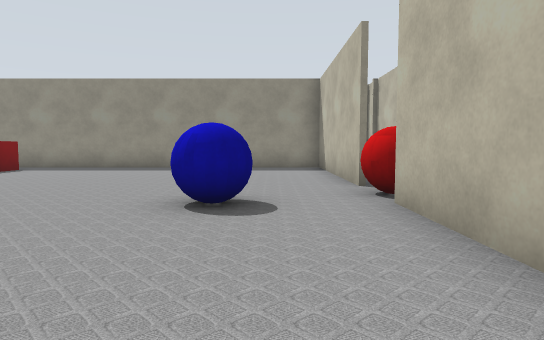
[1] (above)

18 first-person views from a walk through a world built for the Gazebo simulator. The camera is 0.72 m above the floor, tilts 4° down and sees 75° across. The lines on the ground mark 1 m squares. The floor is counted in squares, 1 m on a side. Each view is taken from the middle of a square. On the plan, view 1 faces up. The plan holds only what a view shows up to about 11 squares ahead; the rest is blank. The place goes on beyond the plan.

[2]
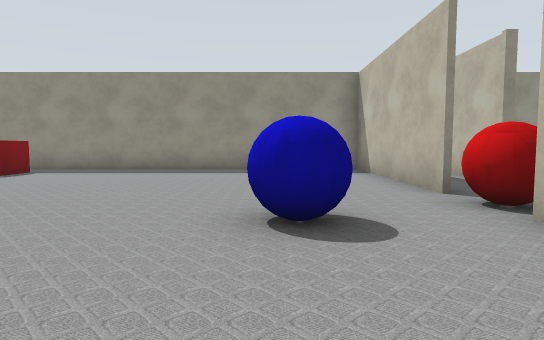

[3]
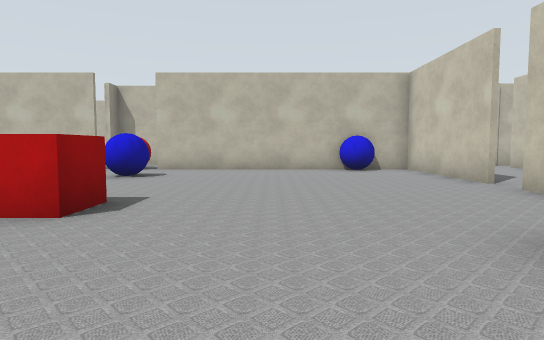

[4]
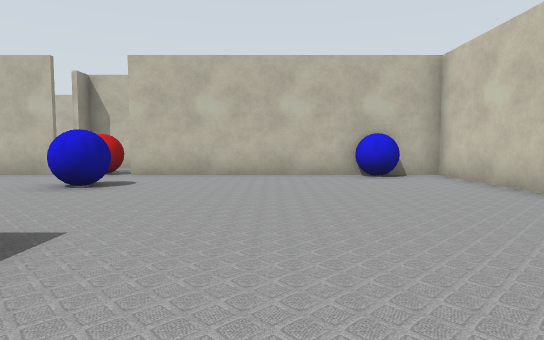

[5]
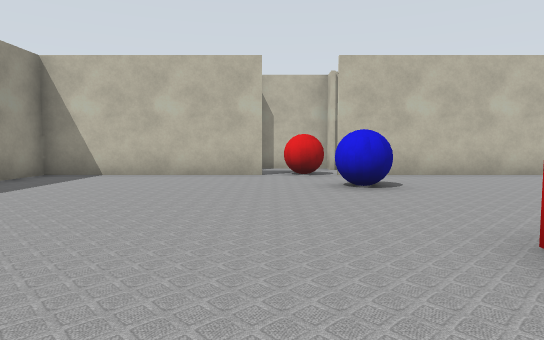

[6]
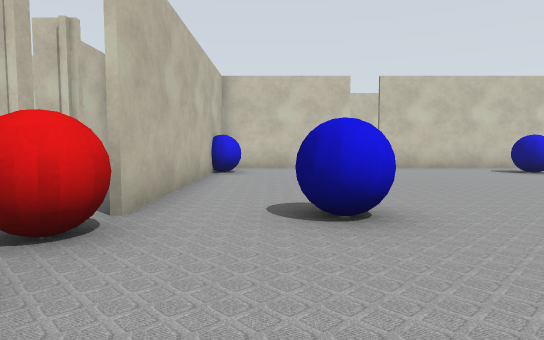

[7]
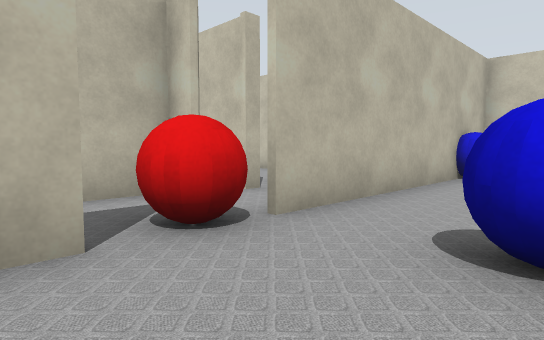

[8]
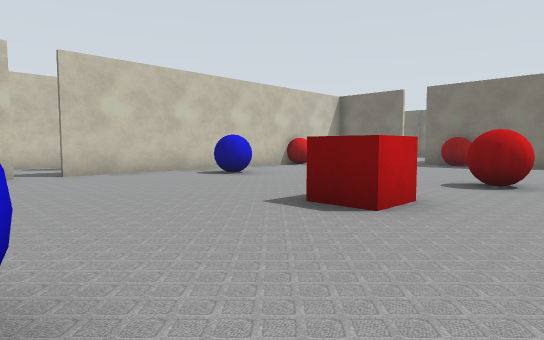

[9]
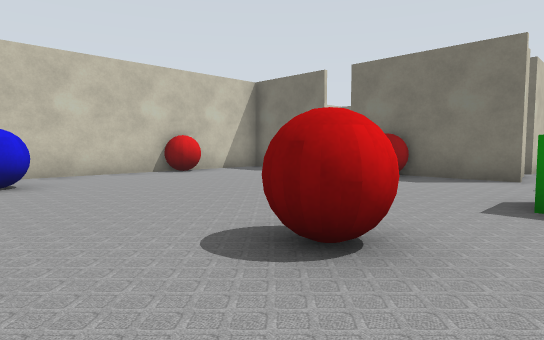

[10]
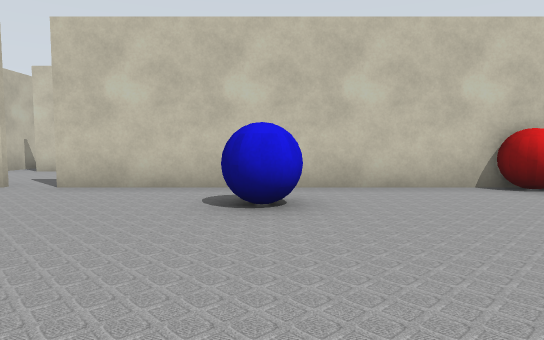

[11]
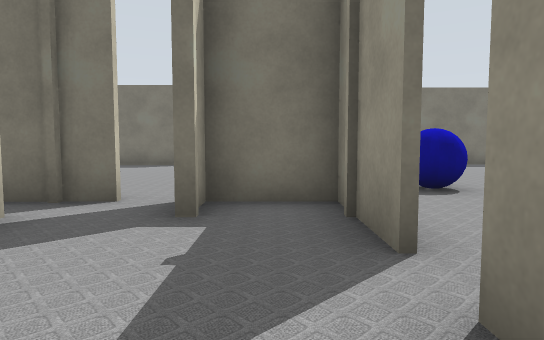

[12]
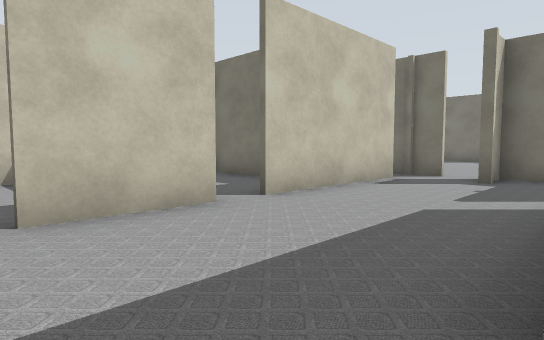

[13]
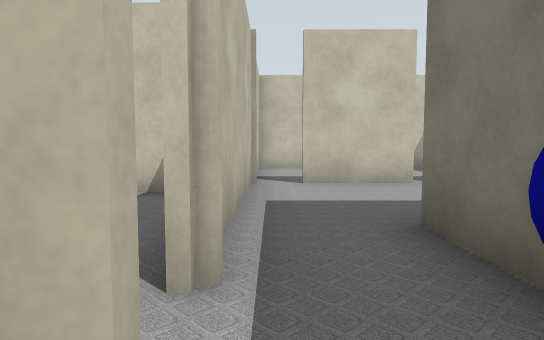

[14]
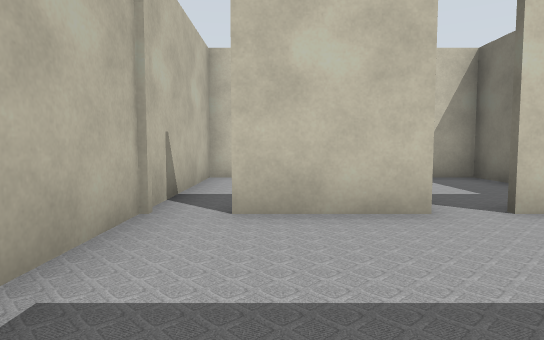

[15]
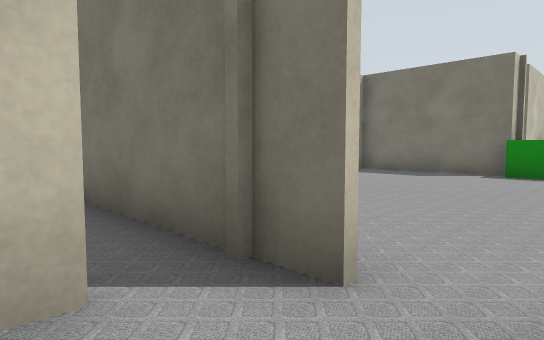

[16]
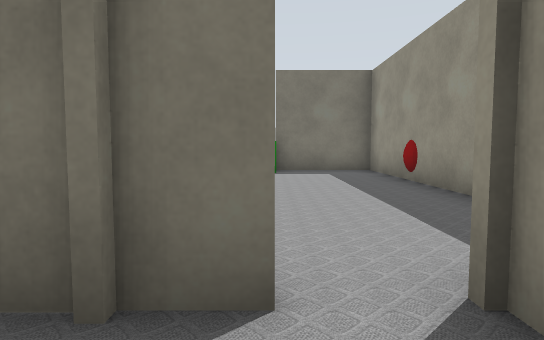

[17]
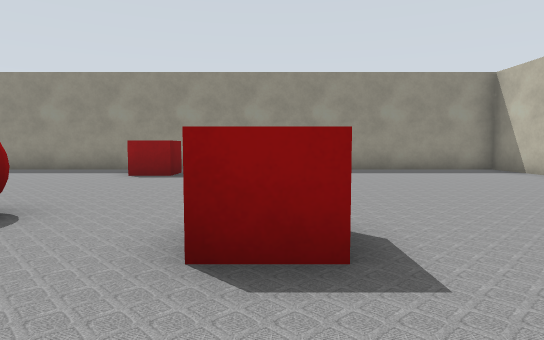

[18]
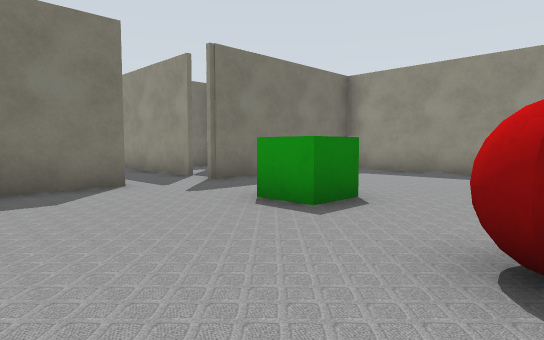

### Floor plan
Points are (right, up) in squares from view 1. A wall is a line through its corners. A room is listed if a view was taken in it or the views show most of it. See-through windows are left out.
Room 1 (views 1, 2, 3, 4, 5, 6, 7, 8, 9, 10, 13, 17, 18)
walls: (-14.2, 4.6) (-14.2, 0.8); (-10.4, -3) (-3.2, -3); (-14.2, -0.1) (-14.2, -1.5); (-15.2, 6.5) (-19, 6.5); (-12.7, -3) (-11.4, -3); (-2.5, -3) (1.5, -3); (1.5, 6.4) (1.5, 11.5) (-14.2, 11.5) (-14.2, 6.4); (-18.1, 4.4) (-16.6, 4.4); (1.5, -0.5) (1.5, 4.5); (3.2, 4.4) (3.9, 4.4) (3.9, 6.5) (3.2, 6.5); (3.2, 1.9) (4.1, 1.9); (3.4, 7.6) (3.4, 11.1); (3.9, -0.5) (3.9, 0.6); (3.4, -2.6) (3.4, -1.6)
ways out: opening at (-3, -3) to room 2; opening at (2.5, -3) to room 2; opening at (-16, 4); gap at (-14, 0); gap at (4, -2); gap at (4, 2); gap at (4, 4)
objects: red ball (-14, 2); green box (-11, 6); red ball (-8, 4) to (-8, 5); red box (-8, 10); blue ball (-7, -2) to (-7, -1); red box (-5, 3) to (-5, 4); blue ball (-1, 4) to (0, 5); blue ball (1, -2) to (2, -1); red ball (2, 5) to (2, 6)
Room 2 (views 11, 12, 14, 15, 16)
walls: (-2, -3.2) (-2.5, -3.2); (0.4, -6.7) (2.5, -6.7); (-3.2, -3.2) (-5.5, -3.2) (-5.5, -5.1); (1.7, -2.4) (1.7, -3.2); (-4.6, -6.7) (-0.5, -6.7); (-5.2, -5) (-5.8, -5); (-5.5, -5.9) (-5.5, -10); (-5.6, -4.8) (-4.5, -4.8); (3.4, -6.5) (3.4, -2.6)
ways out: opening at (-3, -3) to room 1; opening at (2.5, -3) to room 1; opening at (0, -7); opening at (3, -7); gap at (-6, -6)

Positions as (right, up) in squares from view 1, and headings:
1: (0, 0), facing up
2: (-1, 1), facing up
3: (-9, 1), facing right
4: (-7, 1), facing right
5: (-7, 6), facing right
6: (0, 8), facing down
7: (-1, 7), facing down-right
8: (-1, 6), facing down-left
9: (-6, 6), facing down-left
10: (-7, 3), facing down
11: (-1, -4), facing left
12: (3, -3), facing down-left
13: (3, 0), facing down
14: (2, -3), facing down
15: (-4, -5), facing down-left
16: (-4, -6), facing left
17: (-5, 1), facing up
18: (-8, 2), facing up-left
